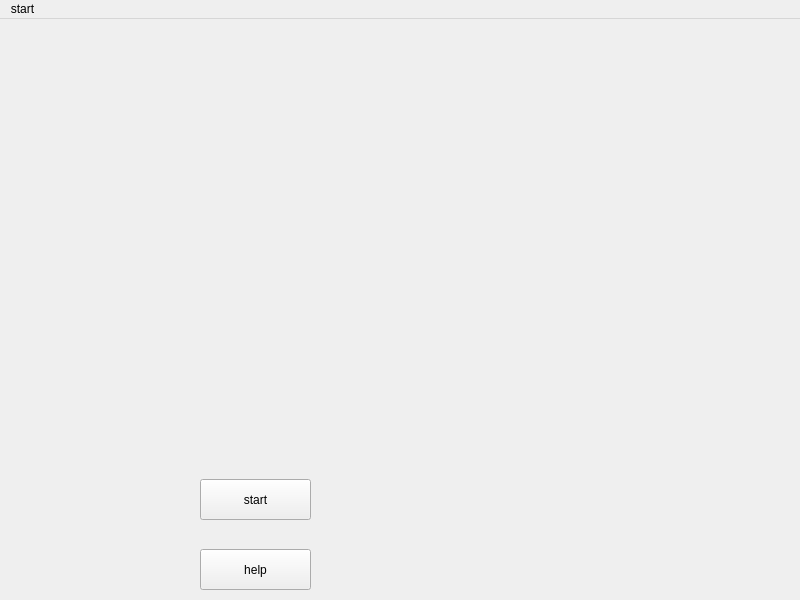
<?xml version="1.0" encoding="UTF-8"?>
<ui version="4.0">
 <class>MainWindow</class>
 <widget class="QMainWindow" name="MainWindow">
  <property name="geometry">
   <rect>
    <x>0</x>
    <y>0</y>
    <width>800</width>
    <height>600</height>
   </rect>
  </property>
  <property name="windowTitle">
   <string>MainWindow</string>
  </property>
  <widget class="QWidget" name="centralwidget">
   <widget class="QPushButton" name="pushButton">
    <property name="geometry">
     <rect>
      <x>200</x>
      <y>460</y>
      <width>111</width>
      <height>41</height>
     </rect>
    </property>
    <property name="text">
     <string>start</string>
    </property>
   </widget>
   <widget class="QPushButton" name="pushButton_2">
    <property name="geometry">
     <rect>
      <x>200</x>
      <y>530</y>
      <width>111</width>
      <height>41</height>
     </rect>
    </property>
    <property name="text">
     <string>help</string>
    </property>
   </widget>
  </widget>
  <widget class="QMenuBar" name="menubar">
   <property name="geometry">
    <rect>
     <x>0</x>
     <y>0</y>
     <width>800</width>
     <height>21</height>
    </rect>
   </property>
   <widget class="QMenu" name="menu">
    <property name="title">
     <string>start</string>
    </property>
    <addaction name="actionquit"/>
   </widget>
   <addaction name="menu"/>
  </widget>
  <action name="actionquit">
   <property name="text">
    <string>quit</string>
   </property>
  </action>
 </widget>
 <resources/>
 <connections/>
</ui>
